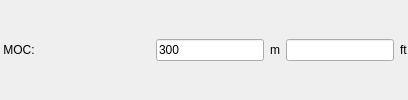
           <widget class="QFrame" name="frameMaMocT">
            <property name="sizePolicy">
             <sizepolicy hsizetype="Preferred" vsizetype="Fixed">
              <horstretch>0</horstretch>
              <verstretch>0</verstretch>
             </sizepolicy>
            </property>
            <property name="frameShape">
             <enum>QFrame::NoFrame</enum>
            </property>
            <property name="frameShadow">
             <enum>QFrame::Raised</enum>
            </property>
            <layout class="QHBoxLayout" name="horizontalLayout_MaMocT">
             <property name="spacing">
              <number>6</number>
             </property>
             <property name="leftMargin">
              <number>0</number>
             </property>
             <property name="topMargin">
              <number>6</number>
             </property>
             <property name="rightMargin">
              <number>0</number>
             </property>
             <property name="bottomMargin">
              <number>6</number>
             </property>
             <item>
              <widget class="QLabel" name="label_84">
               <property name="minimumSize">
                <size>
                 <width>150</width>
                 <height>0</height>
                </size>
               </property>
               <property name="maximumSize">
                <size>
                 <width>150</width>
                 <height>16777215</height>
                </size>
               </property>
               <property name="font">
                <font>
                 <weight>50</weight>
                 <bold>false</bold>
                </font>
               </property>
               <property name="text">
                <string> MOC:</string>
               </property>
              </widget>
             </item>
             <item>
              <widget class="QLineEdit" name="txtMaMocT">
               <property name="font">
                <font>
                 <weight>50</weight>
                 <bold>false</bold>
                </font>
               </property>
               <property name="text">
                <string>300</string>
               </property>
              </widget>
             </item>
             <item>
              <widget class="QLabel" name="label_9">
               <property name="font">
                <font>
                 <weight>50</weight>
                 <bold>false</bold>
                </font>
               </property>
               <property name="text">
                <string>m</string>
               </property>
              </widget>
             </item>
             <item>
              <widget class="QLineEdit" name="txtMaMocTFt">
               <property name="font">
                <font>
                 <weight>50</weight>
                 <bold>false</bold>
                </font>
               </property>
               <property name="text">
                <string/>
               </property>
              </widget>
             </item>
             <item>
              <widget class="QLabel" name="label_10">
               <property name="font">
                <font>
                 <weight>50</weight>
                 <bold>false</bold>
                </font>
               </property>
               <property name="text">
                <string>ft</string>
               </property>
              </widget>
             </item>
            </layout>
           </widget>
